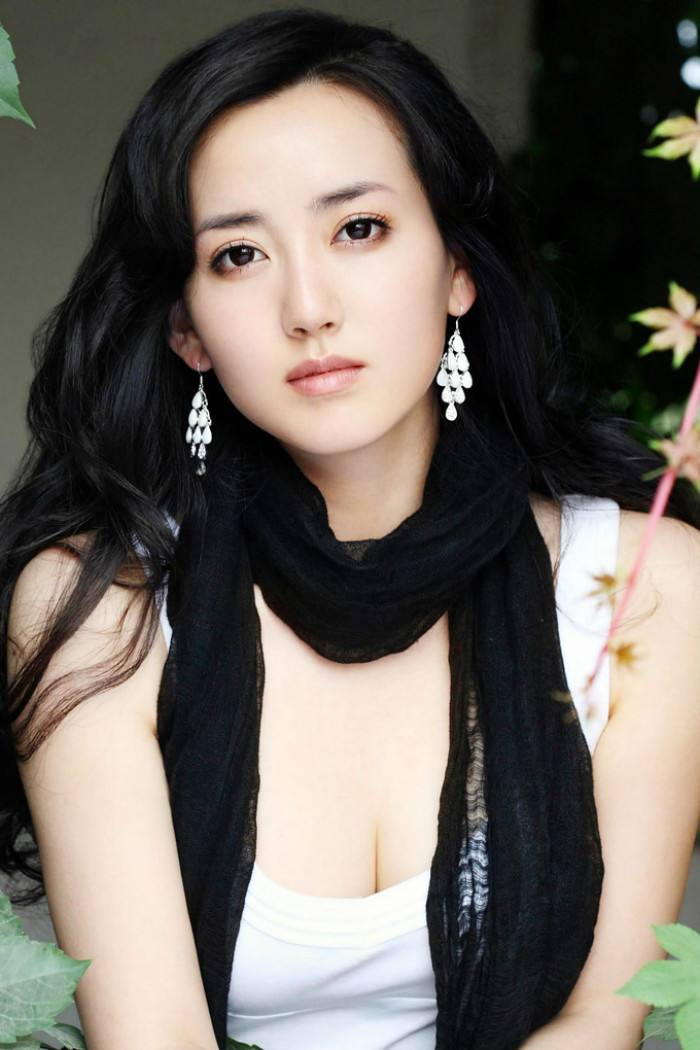
//> input picture images/beauty.jpg, 700 x 1050 px
$ ./opencv_012   (built with g++ and OpenCV 4)
//> lines starting //> are read from the running program, lines starting //| are printed output that depends on the picture; after the words box and inside, x2 and y2 are one past the last pixel; in counts of white or black regions, pixels touching at a corner belong together
#include<opencv2/opencv.hpp>
#include<iostream>
#include<vector>
using namespace cv;
using namespace std;

void Show_Hist_chart(Mat &canvas, Mat b_calc_h, Scalar sca, int thikness);
int main(int argc, char** argv)
{
	Mat src = imread("D:/images/beauty.jpg", -1);
//> src is the input picture: 1050 rows x 700 cols, CV_8UC3; mean B, G, R 95.3, 102.6, 109.3
	namedWindow("source_demo", WINDOW_FREERATIO);
	if (src.empty())
	{
		printf("can`t open this ph\n");
	}
	imshow("source_demo", src);
	//做一个直方图统计
	vector<Mat> split_src;
	split(src, split_src);//先将src Mat 按照 b g r 分隔
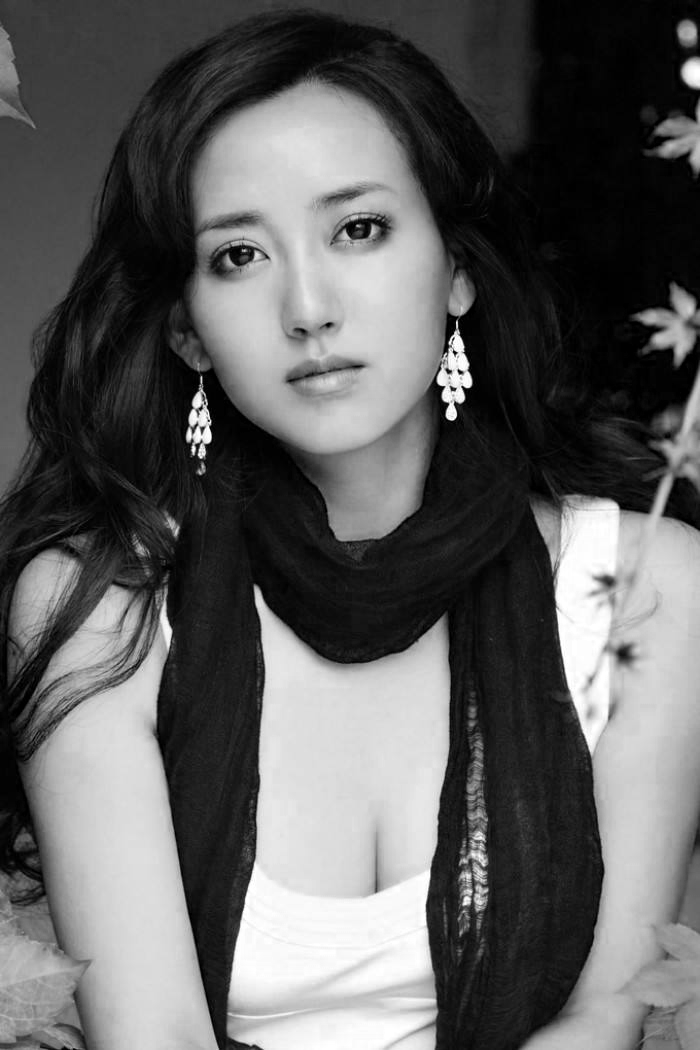
//> split_src[0]: 1050 rows x 700 cols, CV_8UC1; min 0, max 255, mean 95.3
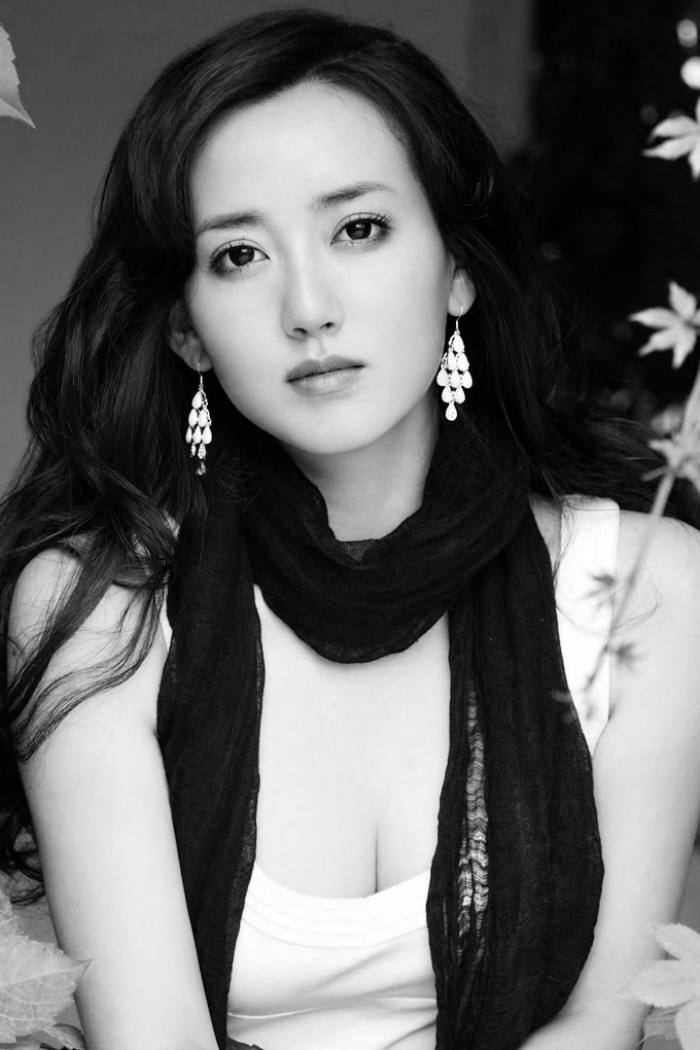
//> split_src[1]: 1050 rows x 700 cols, CV_8UC1; min 0, max 255, mean 102.6
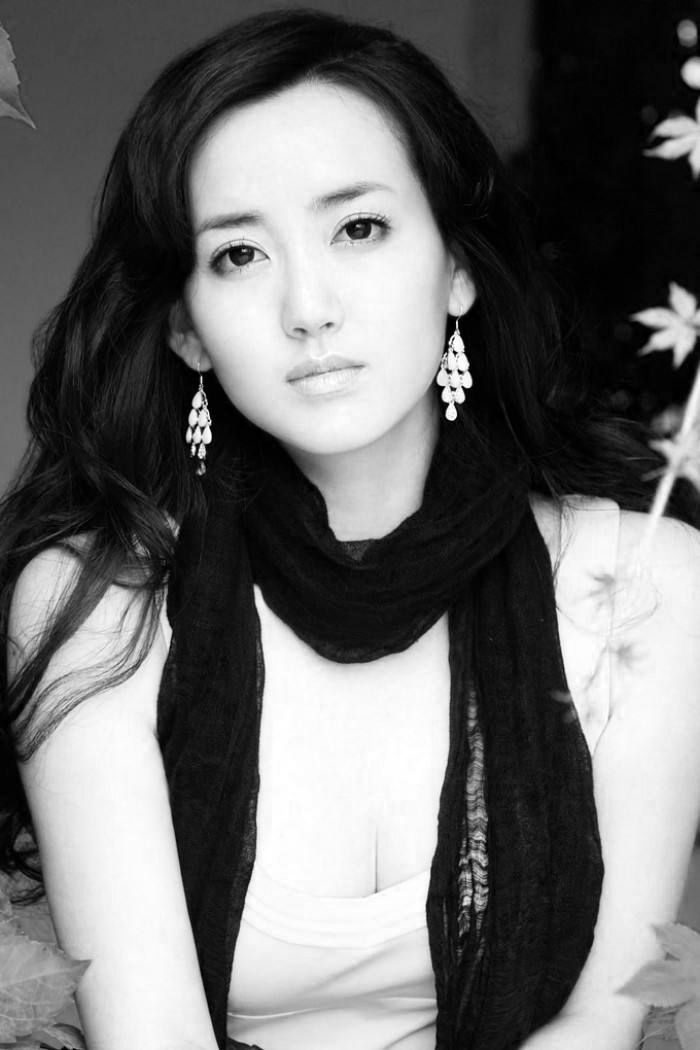
//> split_src[2]: 1050 rows x 700 cols, CV_8UC1; min 0, max 255, mean 109.3
	//这里调用cv的 直方图统计的api
	float range[] = { 0, 256 };
	const float *histRange = { range };
	//cout << histRange[1] << endl;
	Mat b_calc_h, g_calc_h, r_calc_h;
	int histSize = 256;
	//统计b通道的像素信息
	calcHist(&split_src[0], 1, 0, Mat(), b_calc_h,
		1, &histSize, &histRange, true, false);
//> b_calc_h = 256 values, max 16656 at index 3, min 408 at index 233, mean 2871.1
	/*
	calcHist(&split_src[1], 1, 0, Mat(), g_calc_h,
		1, &histSize, &histRange, true, false);
	calcHist(&split_src[2], 1, 0, Mat(), r_calc_h,
		1, &histSize, &histRange, true, false);
		*/
	Mat canvas = Mat::zeros(Size(512, 512), CV_8UC3);
	canvas = Scalar(255, 255, 255);
	Show_Hist_chart(canvas, b_calc_h, (0, 255, 0), 1);
//> in Show_Hist_chart, `normalize(b_calc_h, b_calc_h, 0, canvas_height, NORM_MINMAX, -1, Mat());`: b_calc_h = 256 values, max 512 at index 3, min 0 at index 233, mean 77.62
//> after the loop in Show_Hist_chart, `for (int i = 0; i < b_calc_h.rows - 1; i++)`:
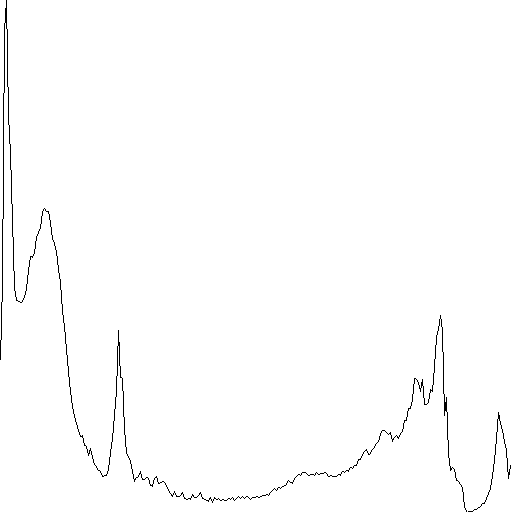
//> canvas: 512 rows x 512 cols, CV_8UC3; 99.1% white; black in thin lines or dots

	equalizeHist(split_src[0], split_src[0]);//直方图均衡化
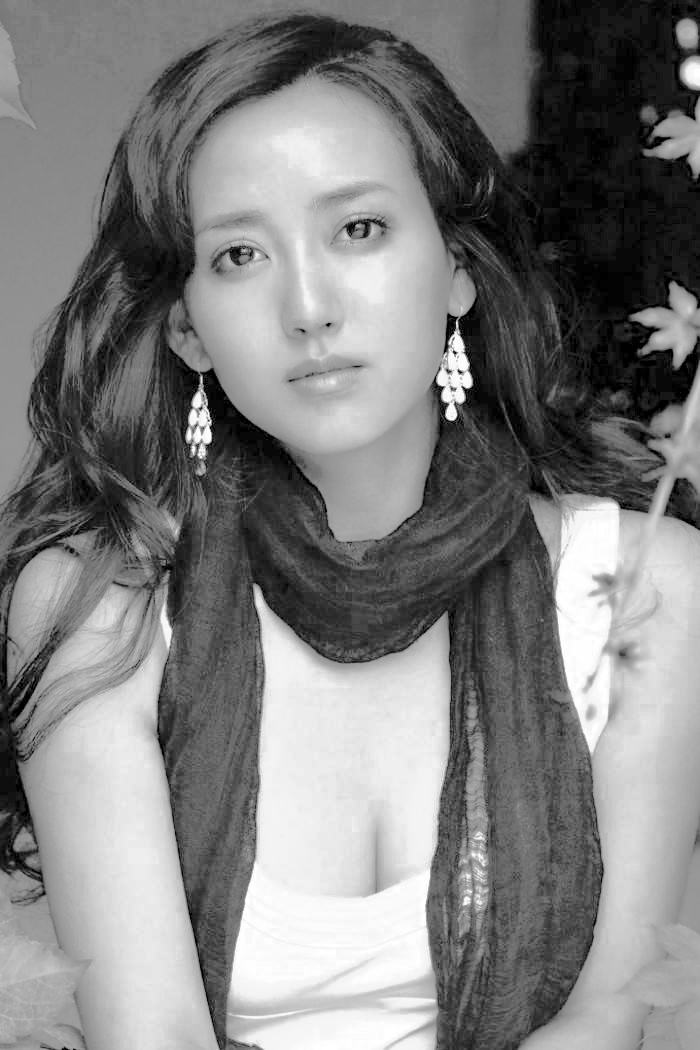
//> split_src[0]: 1050 rows x 700 cols, CV_8UC1; min 0, max 255, mean 127.6

	calcHist(&split_src[0], 1, 0, Mat(), b_calc_h,
		1, &histSize, &histRange, true, false);
//> b_calc_h = 256 values, max 16656 at index 14, min 0 at index 1, mean 2871.1

	Show_Hist_chart(canvas, b_calc_h, (0, 255, 255), 1);
//> call 2 of Show_Hist_chart, with sca = Scalar(255), thikness = 1
//> in Show_Hist_chart (call 2), `normalize(b_calc_h, b_calc_h, 0, canvas_height, NORM_MINMAX, -1, Mat());`: b_calc_h = 256 values, max 512 at index 14, min 0 at index 1, mean 88.26
//> after the loop in Show_Hist_chart (call 2), `for (int i = 0; i < b_calc_h.rows - 1; i++)`:
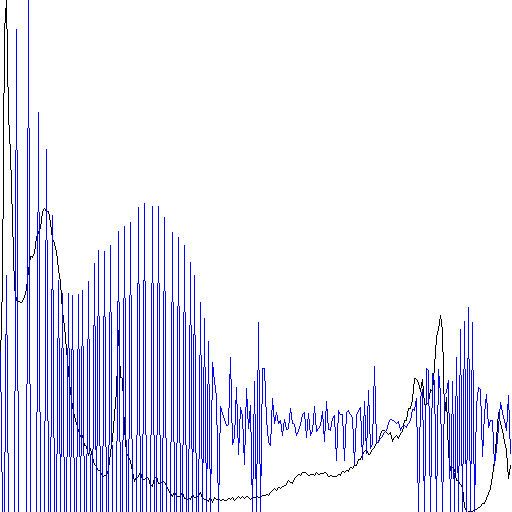
//> canvas: 512 rows x 512 cols, CV_8UC3; 8.35% of pixels changed, all inside (x1, y1, x2, y2) = (0, 0, 511, 512)

	imshow("source_demo", canvas);
	waitKey(0);
	destroyAllWindows();
	return 0;
}
void Show_Hist_chart(Mat &canvas,Mat b_calc_h,Scalar sca, int thikness)
{
	int canvas_height = canvas.rows;
	int canvas_step = canvas.cols / b_calc_h.rows;
	normalize(b_calc_h, b_calc_h, 0, canvas_height, NORM_MINMAX, -1, Mat());
	// 将通过calcHist 得到的统计直方图进行归一化 0 到512 之间
	for (int i = 0; i < b_calc_h.rows - 1; i++)
	{
		line(canvas, Point(i * canvas_step, canvas_height - b_calc_h.at<float>(i, 0)),
			Point((i + 1) * canvas_step, canvas_height - b_calc_h.at<float>(i + 1, 0)),
			sca, thikness, 8);
	}
}

$ run again, with images/IDphoto1.jpg copied over images/beauty.jpg
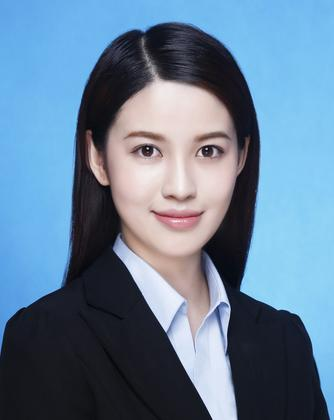
//> input picture images/IDphoto1.jpg, 334 x 420 px
//> src is the input picture: 420 rows x 334 cols, CV_8UC3; mean B, G, R 151.2, 126.6, 100.7
//> `calcHist(&split_src[0], 1, 0, Mat(), b_calc_h, 1, &histSize, &histRang..`: b_calc_h = 256 values, max 6162 at index 241, min 0 at index 1, mean 548
//> in Show_Hist_chart, `normalize(b_calc_h, b_calc_h, 0, canvas_height, NORM_MINMAX, -1, Mat());`: b_calc_h = 256 values, max 512 at index 241, min 0 at index 1, mean 45.53
//> after the loop in Show_Hist_chart, `for (int i = 0; i < b_calc_h.rows - 1; i++)`:
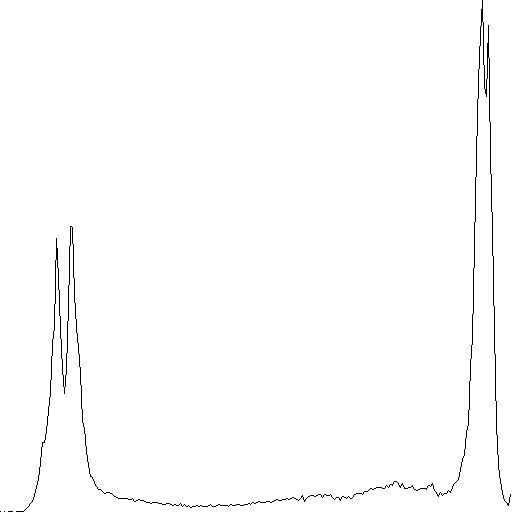
//> canvas: 512 rows x 512 cols, CV_8UC3; 99.1% white; black in thin lines or dots
//> `calcHist(&split_src[0], 1, 0, Mat(), b_calc_h, 1, &histSize, &histRang..`: b_calc_h = 256 values, max 6162 at index 203, min 0 at index 4, mean 548
//> in Show_Hist_chart (call 2), `normalize(b_calc_h, b_calc_h, 0, canvas_height, NORM_MINMAX, -1, Mat());`: b_calc_h = 256 values, max 512 at index 203, min 0 at index 4, mean 45.53
//> after the loop in Show_Hist_chart (call 2), `for (int i = 0; i < b_calc_h.rows - 1; i++)`:
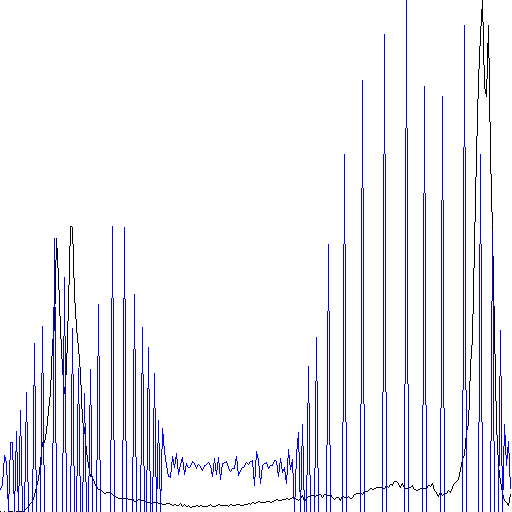
//> canvas: 512 rows x 512 cols, CV_8UC3; 5.73% of pixels changed, all inside (x1, y1, x2, y2) = (0, 0, 511, 512)
